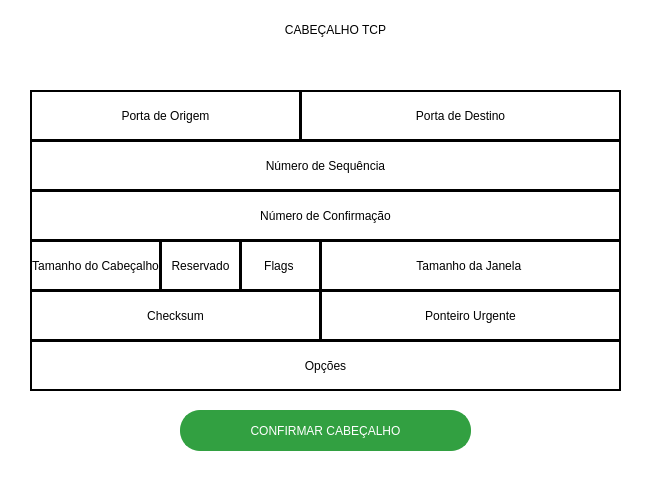
<?xml version="1.0" encoding="UTF-8"?>
<ui version="4.0">
 <class>MainWindow</class>
 <widget class="QMainWindow" name="MainWindow">
  <property name="geometry">
   <rect>
    <x>0</x>
    <y>0</y>
    <width>666</width>
    <height>497</height>
   </rect>
  </property>
  <property name="windowTitle">
   <string>MainWindow</string>
  </property>
  <property name="styleSheet">
   <string notr="true">background-color: rgb(255, 255, 255);</string>
  </property>
  <widget class="QWidget" name="centralwidget">
   <widget class="QLabel" name="label">
    <property name="geometry">
     <rect>
      <x>0</x>
      <y>-1</y>
      <width>671</width>
      <height>61</height>
     </rect>
    </property>
    <property name="styleSheet">
     <string notr="true">font: 87 16pt &quot;Arial Black&quot;;</string>
    </property>
    <property name="text">
     <string>CABEÇALHO TCP</string>
    </property>
    <property name="alignment">
     <set>Qt::AlignCenter</set>
    </property>
   </widget>
   <widget class="QLabel" name="checksum">
    <property name="geometry">
     <rect>
      <x>30</x>
      <y>290</y>
      <width>291</width>
      <height>51</height>
     </rect>
    </property>
    <property name="styleSheet">
     <string notr="true">QLabel{
	background-color: rgb(255, 255, 255);
	border: 2px solid rgb(0, 0, 0);
}

QLabel:hover{
	
	background-color: rgb(208, 208, 208);

}</string>
    </property>
    <property name="text">
     <string>Checksum</string>
    </property>
    <property name="alignment">
     <set>Qt::AlignCenter</set>
    </property>
   </widget>
   <widget class="QLabel" name="porta_destino">
    <property name="geometry">
     <rect>
      <x>300</x>
      <y>90</y>
      <width>321</width>
      <height>51</height>
     </rect>
    </property>
    <property name="styleSheet">
     <string notr="true">QLabel{
	background-color: rgb(255, 255, 255);
	border: 2px solid rgb(0, 0, 0);
}

QLabel:hover{
	
	background-color: rgb(208, 208, 208);

}</string>
    </property>
    <property name="text">
     <string>Porta de Destino</string>
    </property>
    <property name="alignment">
     <set>Qt::AlignCenter</set>
    </property>
   </widget>
   <widget class="QLabel" name="numero_confirmacao">
    <property name="geometry">
     <rect>
      <x>30</x>
      <y>190</y>
      <width>591</width>
      <height>51</height>
     </rect>
    </property>
    <property name="styleSheet">
     <string notr="true">QLabel{
	background-color: rgb(255, 255, 255);
	border: 2px solid rgb(0, 0, 0);
}

QLabel:hover{
	
	background-color: rgb(208, 208, 208);

}</string>
    </property>
    <property name="text">
     <string>Número de Confirmação</string>
    </property>
    <property name="alignment">
     <set>Qt::AlignCenter</set>
    </property>
   </widget>
   <widget class="QLabel" name="porta_origem">
    <property name="geometry">
     <rect>
      <x>30</x>
      <y>90</y>
      <width>271</width>
      <height>51</height>
     </rect>
    </property>
    <property name="styleSheet">
     <string notr="true">QLabel{
	background-color: rgb(255, 255, 255);
	border: 2px solid rgb(0, 0, 0);
}

QLabel:hover{
	
	background-color: rgb(208, 208, 208);

}</string>
    </property>
    <property name="text">
     <string>Porta de Origem</string>
    </property>
    <property name="alignment">
     <set>Qt::AlignCenter</set>
    </property>
   </widget>
   <widget class="QLabel" name="numero_sequencia">
    <property name="geometry">
     <rect>
      <x>30</x>
      <y>140</y>
      <width>591</width>
      <height>51</height>
     </rect>
    </property>
    <property name="styleSheet">
     <string notr="true">QLabel{
	background-color: rgb(255, 255, 255);
	border: 2px solid rgb(0, 0, 0);
}

QLabel:hover{
	
	background-color: rgb(208, 208, 208);

}</string>
    </property>
    <property name="text">
     <string>Número de Sequência</string>
    </property>
    <property name="alignment">
     <set>Qt::AlignCenter</set>
    </property>
   </widget>
   <widget class="QLabel" name="tamanho_cabecalho">
    <property name="geometry">
     <rect>
      <x>30</x>
      <y>240</y>
      <width>131</width>
      <height>51</height>
     </rect>
    </property>
    <property name="styleSheet">
     <string notr="true">QLabel{
	background-color: rgb(255, 255, 255);
	border: 2px solid rgb(0, 0, 0);
}

QLabel:hover{
	
	background-color: rgb(208, 208, 208);

}</string>
    </property>
    <property name="text">
     <string>Tamanho do Cabeçalho</string>
    </property>
    <property name="alignment">
     <set>Qt::AlignCenter</set>
    </property>
   </widget>
   <widget class="QLabel" name="reservado">
    <property name="geometry">
     <rect>
      <x>160</x>
      <y>240</y>
      <width>81</width>
      <height>51</height>
     </rect>
    </property>
    <property name="styleSheet">
     <string notr="true">QLabel{
	background-color: rgb(255, 255, 255);
	border: 2px solid rgb(0, 0, 0);
}

QLabel:hover{
	
	background-color: rgb(208, 208, 208);

}</string>
    </property>
    <property name="text">
     <string>Reservado</string>
    </property>
    <property name="alignment">
     <set>Qt::AlignCenter</set>
    </property>
   </widget>
   <widget class="QLabel" name="flags">
    <property name="geometry">
     <rect>
      <x>240</x>
      <y>240</y>
      <width>81</width>
      <height>51</height>
     </rect>
    </property>
    <property name="styleSheet">
     <string notr="true">QLabel{
	background-color: rgb(255, 255, 255);
	border: 2px solid rgb(0, 0, 0);
}

QLabel:hover{
	
	background-color: rgb(208, 208, 208);

}</string>
    </property>
    <property name="text">
     <string>Flags </string>
    </property>
    <property name="alignment">
     <set>Qt::AlignCenter</set>
    </property>
   </widget>
   <widget class="QLabel" name="tamanho_janela">
    <property name="geometry">
     <rect>
      <x>320</x>
      <y>240</y>
      <width>301</width>
      <height>51</height>
     </rect>
    </property>
    <property name="styleSheet">
     <string notr="true">QLabel{
	background-color: rgb(255, 255, 255);
	border: 2px solid rgb(0, 0, 0);
}

QLabel:hover{
	
	background-color: rgb(208, 208, 208);

}</string>
    </property>
    <property name="text">
     <string>Tamanho da Janela </string>
    </property>
    <property name="alignment">
     <set>Qt::AlignCenter</set>
    </property>
   </widget>
   <widget class="QLabel" name="ponteiroUrgente">
    <property name="geometry">
     <rect>
      <x>320</x>
      <y>290</y>
      <width>301</width>
      <height>51</height>
     </rect>
    </property>
    <property name="styleSheet">
     <string notr="true">QLabel{
	background-color: rgb(255, 255, 255);
	border: 2px solid rgb(0, 0, 0);
}

QLabel:hover{
	
	background-color: rgb(208, 208, 208);

}</string>
    </property>
    <property name="text">
     <string>Ponteiro Urgente</string>
    </property>
    <property name="alignment">
     <set>Qt::AlignCenter</set>
    </property>
   </widget>
   <widget class="QLabel" name="opcoes">
    <property name="geometry">
     <rect>
      <x>30</x>
      <y>340</y>
      <width>591</width>
      <height>51</height>
     </rect>
    </property>
    <property name="styleSheet">
     <string notr="true">QLabel{
	background-color: rgb(255, 255, 255);
	border: 2px solid rgb(0, 0, 0);
}

QLabel:hover{
	
	background-color: rgb(208, 208, 208);

}</string>
    </property>
    <property name="text">
     <string>Opções</string>
    </property>
    <property name="alignment">
     <set>Qt::AlignCenter</set>
    </property>
   </widget>
   <widget class="QPushButton" name="pushButton_4">
    <property name="geometry">
     <rect>
      <x>180</x>
      <y>410</y>
      <width>291</width>
      <height>41</height>
     </rect>
    </property>
    <property name="styleSheet">
     <string notr="true">QPushButton{
	font: 16pt &quot;Arial&quot;;
	background-color: #32a041;
	color: rgb(255, 255, 255);
	border: 2px solid #32a041;
	border-radius:20px;
}


QPushButton:hover{
	background-color: rgb(31, 100, 41);
	border: 2px solid  rgb(31, 100, 41);
}</string>
    </property>
    <property name="text">
     <string>CONFIRMAR CABEÇALHO</string>
    </property>
   </widget>
  </widget>
  <widget class="QStatusBar" name="statusbar"/>
 </widget>
 <resources/>
 <connections/>
</ui>
